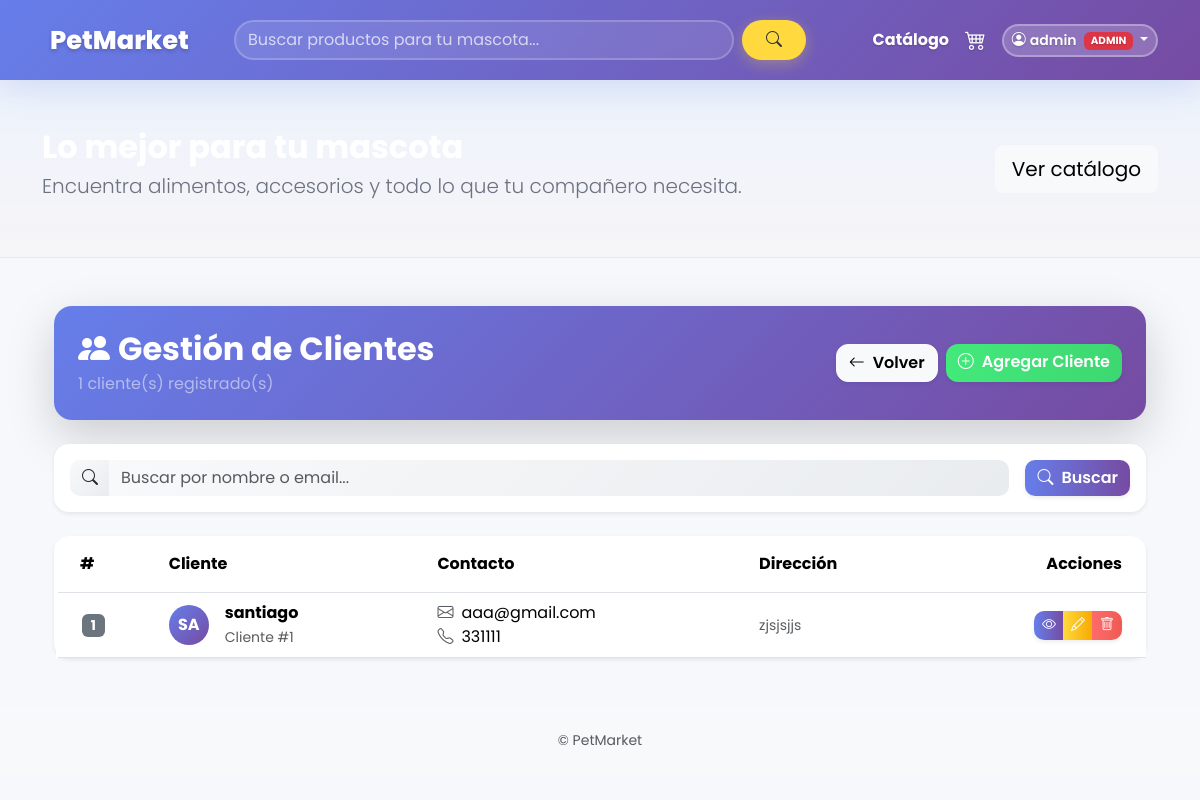
The app's page /empleados/admin/clientes/ (signed in) with its own data.
### accounts/models.py (models this page shows)
class CustomUser(AbstractUser):
    ROLE_CHOICES = (
        ('admin', 'Administrador'),
        ('empleado', 'Empleado'),
        ('cliente', 'Cliente'),
    )
    role = models.CharField(max_length=20, choices=ROLE_CHOICES, default='cliente')

### clientes/models.py (models this page shows, shortened)
class Cliente(models.Model):
	nombre = models.CharField(max_length=150)
	email = models.EmailField(unique=True)
	telefono = models.CharField(max_length=30, blank=True, null=True)
	direccion = models.TextField(blank=True, null=True)

### empleados/views.py (the view)
# urls.py: path('admin/clientes/', clientes_list, name='clientes_list'),
@login_required
@user_passes_test(is_admin)
def clientes_list(request):
    q = request.GET.get('q', '')
    clientes = Cliente.objects.all().order_by('-id')
    if q:
        clientes = clientes.filter(nombre__icontains=q) | clientes.filter(email__icontains=q)
    return render(request, 'admin_panel/clientes_list.html', {'clientes': clientes, 'q': q})

### empleados/views.py (called while the page is built)
def is_admin(user):
    return user.is_superuser or getattr(user, 'role', None) == 'admin'

### petmarket/context_processors.py (called while the page is built)
def cart_count(request):
    cart = request.session.get('cart', {})
    count = sum(cart.values()) if isinstance(cart, dict) else 0
    return {'cart_count': count}

### templates/admin_panel/clientes_list.html (shortened to what this page needs)
{% extends 'base.html' %}
{% block content %}
<div class="container-fluid py-4">
  <div class="row mb-4">
    <div class="col-12">
      <div class="card border-0 shadow-lg" style="border-radius: 18px; background: linear-gradient(135deg, #667eea 0%, #764ba2 100%);">
        <div class="card-body py-4 px-4">
          <div class="d-flex justify-content-between align-items-center flex-wrap">
            <div>
              <h2 class="mb-0 text-white fw-bold"><i class="bi bi-people-fill me-2"></i>Gestión de Clientes</h2>
              <p class="text-white-50 mb-0 mt-1">{{ clientes|length }} cliente(s) registrado(s)</p>
            </div>
            <div class="d-flex gap-2">
              <a href="{% url 'empleados:admin_dashboard' %}" class="btn btn-light shadow-sm" style="border-radius: 12px; font-weight: 600;">
                <i class="bi bi-arrow-left me-2"></i>Volver
              </a>
              <a href="{% url 'empleados:cliente_create' %}" class="btn btn-success shadow-sm" style="border-radius: 12px; font-weight: 600; background: linear-gradient(90deg, #43e97b 0%, #3dd771 100%); border: none;">
                <i class="bi bi-plus-circle me-2"></i>Agregar Cliente
              </a>
            </div>
          </div>
        </div>
      </div>
    </div>
  </div>
  <div class="row mb-4">
    <div class="col-12">
      <div class="card border-0 shadow-sm" style="border-radius: 15px;">
        <div class="card-body p-3">
          <form method="get" class="row g-3 align-items-center">
            <div class="col-auto flex-grow-1">
              <div class="input-group">
                <span class="input-group-text border-0" style="background: linear-gradient(135deg, #f8f9fa 0%, #e9ecef 100%); border-radius: 10px 0 0 10px;">
                  <i class="bi bi-search"></i>
                </span>
                <input type="text" name="q" value="{{ q }}" placeholder="Buscar por nombre o email..." class="form-control border-0" style="background: linear-gradient(135deg, #f8f9fa 0%, #e9ecef 100%); border-radius: 0 10px 10px 0;">
              </div>
            </div>
            <div class="col-auto">
              <button type="submit" class="btn shadow-sm" style="background: linear-gradient(90deg, #667eea 0%, #764ba2 100%); color: white; border: none; border-radius: 10px; font-weight: 600;">
                <i class="bi bi-search me-2"></i>Buscar
              </button>
            </div>
          </form>
        </div>
      </div>
    </div>
  </div>
  <div class="row">
    <div class="col-12">
      <div class="card border-0 shadow-sm" style="border-radius: 15px;">
        <div class="card-body p-0">
          <div class="table-responsive">
            <table class="table table-hover align-middle mb-0">
              <thead style="background: linear-gradient(90deg, #f8f9fa 0%, #e9ecef 100%); position: sticky; top: 0; z-index: 10;">
                <tr>
                  <th class="py-3 ps-4" style="border-radius: 15px 0 0 0;">#</th>
                  <th class="py-3">Cliente</th>
                  <th class="py-3">Contacto</th>
                  <th class="py-3">Dirección</th>
                  <th class="py-3 text-end pe-4" style="border-radius: 0 15px 0 0;">Acciones</th>
                </tr>
              </thead>
              <tbody>
                {% for c in clientes %}
                <tr style="transition: all 0.3s ease; border-left: 4px solid transparent;">
                  <td class="ps-4">
                    <span class="badge bg-secondary" style="font-size: 0.85rem;">{{ forloop.counter }}</span>
                  </td>
                  <td>
                    <div class="d-flex align-items-center">
                      <div class="rounded-circle d-flex align-items-center justify-content-center me-3" style="width: 40px; height: 40px; background: linear-gradient(135deg, #667eea 0%, #764ba2 100%); color: white; font-weight: 700;">
                        {{ c.nombre|slice:":2"|upper }}
                      </div>
                      <div>
                        <div class="fw-bold">{{ c.nombre }}</div>
                        <small class="text-muted">Cliente #{{ c.id }}</small>
                      </div>
                    </div>
                  </td>
                  <td>
                    <div>
                      <div><i class="bi bi-envelope me-2 text-muted"></i>{{ c.email|default:"Sin email" }}</div>
                      <div><i class="bi bi-telephone me-2 text-muted"></i>{{ c.telefono|default:"Sin teléfono" }}</div>
                    </div>
                  </td>
                  <td>
                    <small class="text-muted">{{ c.direccion|default:"Sin dirección"|truncatewords:5 }}</small>
                  </td>
                  <td class="text-end pe-4">
                    <div class="btn-group shadow-sm" role="group" style="border-radius: 10px; overflow: hidden;">
                      <a href="{% url 'empleados:cliente_detail' c.id %}" class="btn btn-sm" style="background: linear-gradient(90deg, #667eea 0%, #764ba2 100%); color: white; border: none;" title="Ver detalles">
                        <i class="bi bi-eye"></i>
                      </a>
                      <a href="{% url 'empleados:cliente_edit' c.id %}" class="btn btn-sm" style="background: linear-gradient(90deg, #ffd93d 0%, #f7a800 100%); color: white; border: none;" title="Editar">
                        <i class="bi bi-pencil"></i>
                      </a>
                      <a href="{% url 'empleados:cliente_delete' c.id %}" class="btn btn-sm" style="background: linear-gradient(90deg, #ff6b6b 0%, #ee5a52 100%); color: white; border: none;" title="Eliminar" onclick="return confirm('¿Estás seguro de eliminar este cliente?');">
                        <i class="bi bi-trash"></i>
                      </a>
                    </div>
                  </td>
                </tr>
                {% endfor %}
              </tbody>
            </table>
          </div>
        </div>
      </div>
    </div>
  </div>
</div>
{% endblock %}

### templates/base.html (shortened to what this page needs)
{% load static %}
<!doctype html>
<html lang="es">
  <head>
  <link href="https://cdn.jsdelivr.net/npm/bootstrap@5.3.2/dist/css/bootstrap.min.css" rel="stylesheet">
  <link rel="stylesheet" href="https://cdn.jsdelivr.net/npm/bootstrap-icons@1.11.3/font/bootstrap-icons.css">
    <link rel="stylesheet" href="{% static 'css/site.css' %}">
  </head>
  <body style="font-family: 'Poppins', system-ui, -apple-system, 'Segoe UI', Roboto, 'Helvetica Neue', Arial;">
    <nav class="navbar navbar-expand-lg navbar-dark py-3" style="background: linear-gradient(135deg, #667eea 0%, #764ba2 100%); box-shadow: 0 8px 32px rgba(102, 126, 234, 0.2);">
      <div class="container">
        <a class="navbar-brand d-flex align-items-center" href="/" style="text-decoration:none;">
          <div class="petmarket-logo-text">
            <span style="font-weight:800; color:white; font-size:1.6rem; text-shadow: 0 2px 4px rgba(0,0,0,0.2);">PetMarket</span>
          </div>
        </a>
        <div class="collapse navbar-collapse" id="mainNav">
          <div class="mx-auto my-2 my-lg-0" style="width:60%">
            <form class="d-flex" method="get" action="/productos/">
              <input class="form-control me-2" type="search" placeholder="Buscar productos para tu mascota..." aria-label="Buscar" name="q" value="{{ request.GET.q }}" style="border-radius: 25px; border: 2px solid rgba(255,255,255,0.2); background: rgba(255,255,255,0.1); color: white; backdrop-filter: blur(10px);" onFocus="this.style.background='rgba(255,255,255,0.2)'" onBlur="this.style.background='rgba(255,255,255,0.1)'">
              <button class="btn btn-warning" type="submit" style="border-radius: 25px; padding: 0.5rem 1.5rem; font-weight: 600; background: #ffd93d; border: none; color: #333; box-shadow: 0 4px 15px rgba(255, 217, 61, 0.3);">
                <i class="bi bi-search"></i>
              </button>
            </form>
          </div>
          <ul class="navbar-nav ms-auto align-items-center">
            <li class="nav-item"><a class="nav-link text-white fw-bold" href="/productos/" style="text-shadow: 0 1px 2px rgba(0,0,0,0.2); transition: all 0.3s ease;" onMouseOver="this.style.color='#ffd93d'" onMouseOut="this.style.color='white'">Catálogo</a></li>
            <li class="nav-item">
              <a class="nav-link position-relative text-white" href="/carrito/" style="font-size: 1.3rem; text-shadow: 0 1px 2px rgba(0,0,0,0.2); transition: all 0.3s ease;" onMouseOver="this.style.color='#ffd93d'" onMouseOut="this.style.color='white'">
                <i class="bi bi-cart4"></i>
              </a>
            </li>
            <li class="nav-item ms-2">
              {% if request.user.is_authenticated %}
                <div class="dropdown">
                  <a class="btn btn-sm dropdown-toggle" href="#" role="button" data-bs-toggle="dropdown" style="background: rgba(255,255,255,0.2); color: white; border: 2px solid rgba(255,255,255,0.3); border-radius: 25px; backdrop-filter: blur(10px); font-weight: 600; text-shadow: 0 1px 2px rgba(0,0,0,0.2);">
                    <i class="bi bi-person-circle me-1"></i>{{ request.user.username }}
                    {% if request.user.is_superuser or request.user.role == 'admin' %}
                      <span class="badge bg-danger ms-1" style="font-size: 0.65rem;">ADMIN</span>
                    {% elif request.user.role == 'empleado' %}
                      <span class="badge bg-info ms-1" style="font-size: 0.65rem;">EMPLEADO</span>
                    {% endif %}
                  </a>
                </div>
              {% endif %}
            </li>
          </ul>
        </div>
      </div>
    </nav>
    {% if request.resolver_match.url_name != 'index' %}
    <header class="site-hero-compact py-5 text-white">
      <div class="container">
        <div class="row align-items-center">
          <div class="col-md-8">
            <h2 class="fw-bold mb-1">Lo mejor para tu mascota</h2>
            <p class="lead mb-2">Encuentra alimentos, accesorios y todo lo que tu compañero necesita.</p>
          </div>
          <div class="col-md-4 text-md-end">
            <a href="/productos/" class="btn btn-light btn-lg">Ver catálogo</a>
          </div>
        </div>
      </div>
    </header>
    {% endif %}
    <main class="py-4">
      <div class="container">
        {% block content %}{% endblock %}
      </div>
    </main>
    <footer class="text-muted py-4 bg-light">
      <div class="container text-center small">© PetMarket</div>
    </footer>
  </body>
 </html>

### static/css/site.css (style rules this page uses)
:root { --primary: #0d6efd; --accent: #ff6b6b; --muted: #6b7280; }
body { background: #f6f8fb; color: #0f172a }
.navbar-brand { font-weight: 800; color: var(--primary) !important }
.card { border: 0; border-radius: 12px; }
.btn-success { background: var(--accent); border-color: var(--accent); }
.site-hero-compact { padding: 2.5rem 0; text-align: left; background: linear-gradient(180deg, rgba(13,110,253,0.04), rgba(255,107,107,0.02)); border-bottom: 1px solid rgba(0,0,0,0.03); }
.site-hero-compact h2 { font-weight:800 }
.site-hero-compact p { color:var(--muted) }
html { scroll-behavior: smooth; }
.navbar { transition: all 0.3s ease; }
.navbar .form-control::placeholder { color: rgba(255, 255, 255, 0.7) !important; }
.petmarket-logo-text { display: flex; align-items: center; transition: all 0.3s ease; }

### templates/base.html (style rules this page uses)
.badge { animation: pulse 2s infinite; }

### records on screen
CustomUser: user.username "admin"
Cliente: nombre "SA", nombre "santiago", id "1", email "aaa@gmail.com", telefono "331111", direccion "zjsjsjjs"

### other values on screen
{{ clientes|length }} "1"
